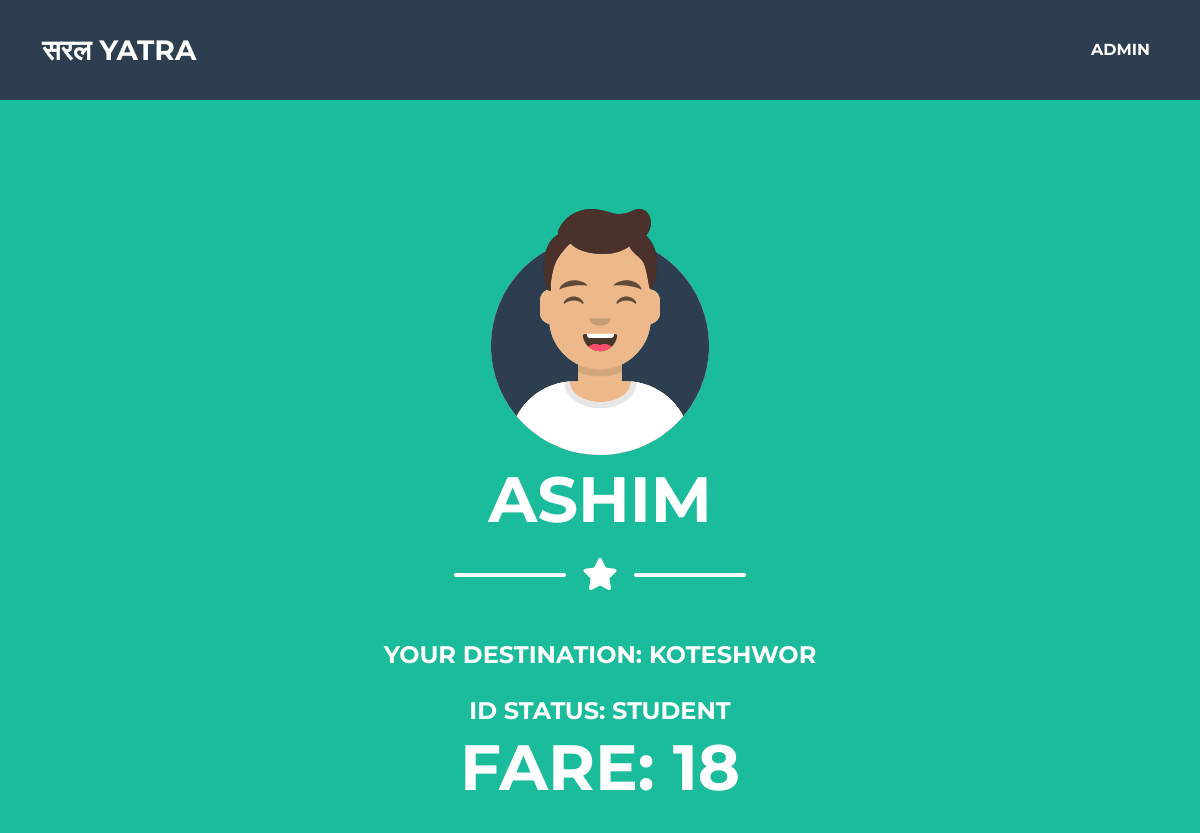
The app's page /passenger_tapped/13/ with its own data.
### reader/models.py (models this page shows, shortened)
class Passenger(models.Model):
    passengerID = models.IntegerField(primary_key=True, unique=True)
    full_name = models.CharField(max_length=255)
    age = models.IntegerField()
    tap_count = models.IntegerField(default=0)
    location1 = models.CharField(max_length=255)
    location2 = models.CharField(max_length=255, null=True, blank=True)
    status = models.BooleanField(choices=[(1, "Active"), (0, "Inactive")], default=1)
    IDstatus = models.BooleanField(choices=[(1, "Valid"), (0, "Invalid")], default=1)
    Fare = models.IntegerField(default=0)

### reader/views.py (the view)
# urls.py: path("passenger_tapped/<int:id>/", passenger_tapped, name="passenger_tapped"),
def passenger_tapped(request, id):
    passenger = get_object_or_404(Passenger, passengerID=id)
    context = {
        "passenger": passenger,
    }
    return render(request, "reader/initialProfile.html", context)

### templates/reader/initialProfile.html (shortened to what this page needs)
{% extends 'reader/base.html' %}
{% load static %}
{% block content %}
<head>
</head>
<body id="page-top">
    {% if passenger %}
    <header class="masthead bg-primary text-white text-center">
        <div class="container d-flex align-items-center flex-column">
            <img class="masthead-avatar mb-3" src=" {% static 'reader/assets/img/avataaars.svg' %}" alt="..." />
            <h1 class="masthead-heading text-uppercase mb-0">
                <p>{{ passenger.full_name }}</p< /h1>
                <div class="divider-custom divider-light">
                    <div class="divider-custom-line"></div>
                    <div class="divider-custom-icon"><i class="fas fa-star"></i></div>
                    <div class="divider-custom-line"></div>
                </div>
                {% if passenger.tap_count == 1 %}
                <p class="masthead-subheading font-weight-light mb-0"> Your Location of Departure:
                    {{passenger.location1}}</p>
                {% else %}
                <p class="masthead-subheading font-weight-light mb-0">Your Destination: {{ passenger.location2 }}</p>
                {% if passenger.IDstatus == 1 %}
                <p class="masthead-subheading font-weight-light mb-0">ID Status: Student</p>
                {% endif %}
                Fare: {{passenger.Fare}}
                {% endif %}
        </div>
        </div>
        {% else %}
        <p>No passenger information available.</p>
        {% endif %}
    {% endblock %}

### records on screen
Passenger: full_name "ASHIM", location2 "KOTESHWOR", Fare "18"
